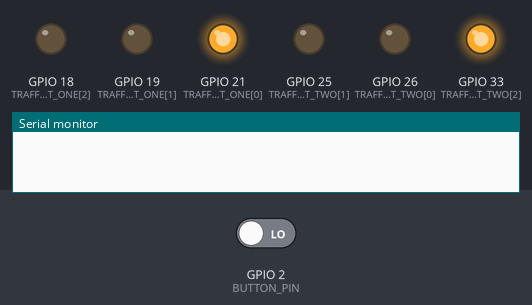
Simulated run of this sketch. Board: ESP32. Shown: output pins drawn as LEDs (lit = HIGH), the last lines printed to the serial monitor. The test bench sets the inputs (shaded band); at power-on: GPIO 2 (BUTTON_PIN) LOW.

Above: at 13.4 s.
13.5 s: GPIO 2 (BUTTON_PIN) driven HIGH
At 18.6 s:
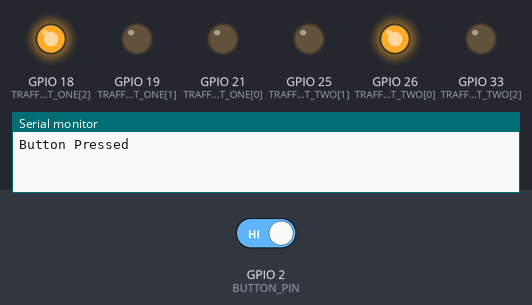
27.5 s: GPIO 2 (BUTTON_PIN) driven LOW
At 33.0 s:
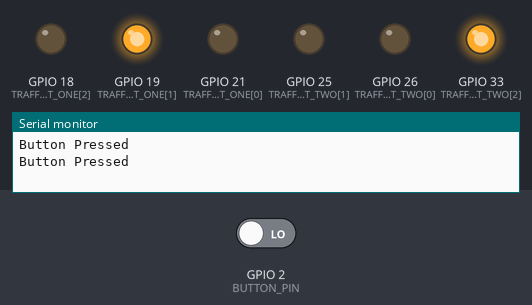
At 38.8 s:
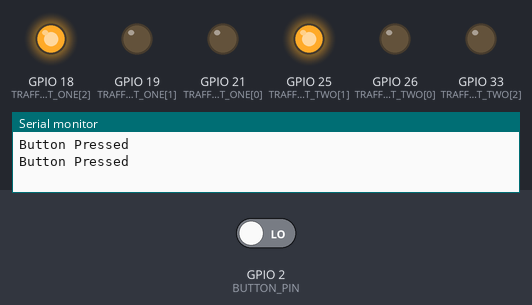
Timing chart, 0 to 53.5 s (numbered marks = the images above; inputs shaded):
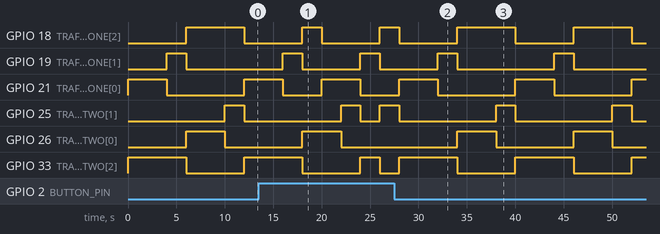

Measured:
- after the input at 27.5 s, GPIO 18 (TRAFFIC_LIGHT_ONE[2]): HIGH → LOW after 12.5 s, → HIGH 6.0 s later, → LOW 6.0 s later; GPIO 19 (TRAFFIC_LIGHT_ONE[1]): LOW → HIGH after 16.5 s, → LOW 2.0 s later
- by itself, GPIO 19 (TRAFFIC_LIGHT_ONE[1]): alternates HIGH for 2.0 s and LOW for 6.0 s

The sketch:

Traffic.ino
```cpp
enum LightState {
  GREEN,
  ORANGE,
  RED
};

int TRAFFIC_LIGHT_ONE[3] = {21, 19, 18};
int TRAFFIC_LIGHT_TWO[3] = {26, 25, 33};

const int BUTTON_PIN = 2;

const long GREEN_PERIOD = 4000;
const long ORANGE_PERIOD = 2000;
const long RED_PERIOD = GREEN_PERIOD + ORANGE_PERIOD;

LightState update_state(long current_time, long previous_time, LightState current_state){
  long time_diff = current_time - previous_time;
  if (time_diff > RED_PERIOD && current_state == RED) return GREEN;
  if (time_diff > ORANGE_PERIOD && current_state == ORANGE) return RED;
  if (time_diff > GREEN_PERIOD && current_state == GREEN) return ORANGE;
  return current_state;
}

void set_traffic_light(LightState state, int led_pins[3]){
  for (int i = 0; i < 3; i++) digitalWrite(led_pins[i], LOW);
  if (state == RED) digitalWrite(led_pins[RED], HIGH);
  if (state == ORANGE) digitalWrite(led_pins[ORANGE], HIGH);
  if (state == GREEN) digitalWrite(led_pins[GREEN], HIGH);
}

bool button_pressed = false;
long last_button_press = millis();

bool process_button_press(bool button_pressed, long last_button_press, long current_time){
  const long BUTTON_DEBOUNCE_DELAY = RED_PERIOD;
  long time_diff = current_time - last_button_press;
  if (time_diff > BUTTON_DEBOUNCE_DELAY && button_pressed) return true;
  else return false;
}

void setup(){
  for (int i = 0; i < 3; i++) pinMode(TRAFFIC_LIGHT_ONE[i], OUTPUT);
  for (int i = 0; i < 3; i++) pinMode(TRAFFIC_LIGHT_TWO[i], OUTPUT);
  pinMode(BUTTON_PIN, INPUT);
  Serial.begin(9600);
}

long current_time, previous_time_one, previous_time_two = millis();

LightState current_state_one = GREEN;
LightState previous_state_one = RED;
LightState current_state_two = RED;
LightState previous_state_two = GREEN;

void loop(){
  current_time = millis();
  button_pressed = digitalRead(BUTTON_PIN);
  if (process_button_press(button_pressed, last_button_press, current_time)
      && current_state_one == RED) {
    previous_time_one = current_time + ORANGE_PERIOD - RED_PERIOD;
    current_state_two = ORANGE;
    last_button_press = millis();
    Serial.println("Button Pressed");
  }

  current_state_one = update_state(current_time, previous_time_one, current_state_one);
  current_state_two = update_state(current_time, previous_time_two, current_state_two);

  if (current_state_one != previous_state_one){
    set_traffic_light(current_state_one, TRAFFIC_LIGHT_ONE);
    previous_state_one = current_state_one;
    previous_time_one = current_time;
  }
  if (current_state_two != previous_state_two){
    set_traffic_light(current_state_two, TRAFFIC_LIGHT_TWO);
    previous_state_two = current_state_two;
    previous_time_two = current_time;
  }

}
```
